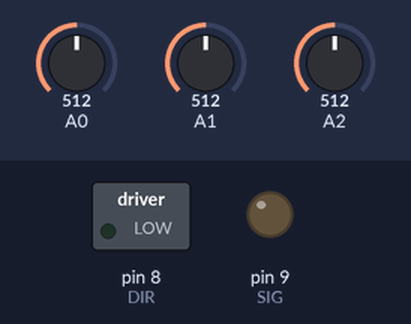
Bench run of a sketch on a simulated Arduino Uno, built with avr-gcc and run on an emulated ATmega328P. On the bench: switched loads named in the sketch (green lamp = pin HIGH), output pins drawn as LEDs (lit = HIGH). Inputs (shaded band) come from the test bench; at power-on: A2 = 512, A0 = 512, A1 = 512.

Above: at 1.2 s.
1.3 s: A2 set to 614
2.8 s: A2 set to 636
At 3.7 s:
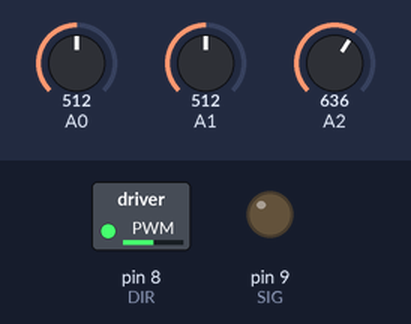
4.3 s: A0 set to 584
5.8 s: A0 set to 611
At 6.9 s:
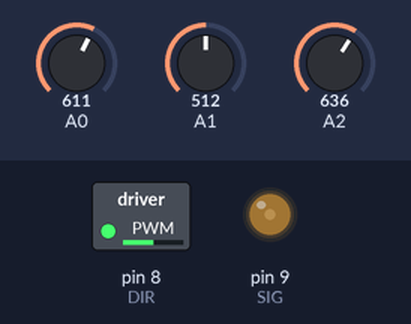
7.3 s: A2 set to 615
At 7.9 s:
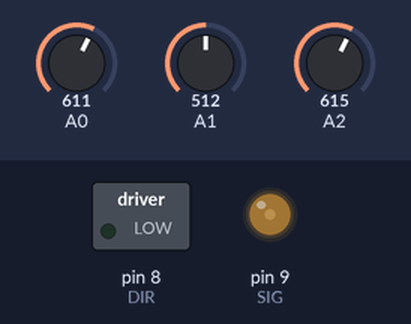
8.8 s: A0 set to 635
At 9.2 s:
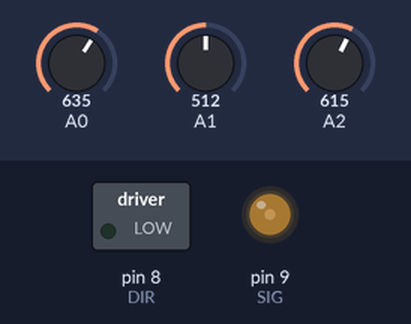
Timing chart, 0 to 11.3 s (numbered marks = the images above; inputs shaded):
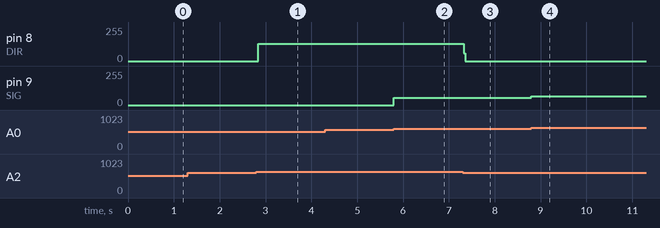

Measured:
- the behaviour switches between 625 and 626 on A2 (found by bisection; images 0 and 1)
- the behaviour switches between 600 and 601 on A0 (found by bisection; images 1 and 2)
- after the input at 1.3 s, every drawn part: stays the same
- after the input at 2.8 s, pin 8 (DIR): 0/255 → 128/255 at once
- after the input at 4.3 s, every drawn part: stays the same
- after the input at 5.8 s, pin 9 (SIG): 0/255 → 55/255 at once
- after the input at 7.3 s, pin 8 (DIR): 128/255 → 0/255 at once
- after the input at 8.8 s, pin 9 (SIG): 55/255 → 66/255 at once

The sketch:

ngt_dc3v_fan_Control.ino
```cpp
// Faya-Nugget Sample Code
// Date: 2015/1/28
// Module Name: 3V DC Motor
// Module Number: #ngt-mt-dc3v-1A
// Description: Using Arduino code to control DC motor.

// Wiring: Module Pin ==> Arduino Pin
//                SIG ==> D9
//                DIR ==> D8

// Wiring: Module Pin ==> Arduino Pin
//                VRX ==> A0
//                VRY ==> A1
//                 SW ==> A2

//define pins
int SIG = 9;
int DIR = 8;
int flag = 1 ;

void setup()
{
  // initialize the digital pin as an output.
  pinMode(SIG,OUTPUT);
  pinMode(DIR,OUTPUT);

  //reset pin function.
  PinRester();
}

void loop()
{

   int VR_X;
  int VR_Y;
  int SW;
  VR_X=analogRead(A0);      //Read analog pin-0 value
  VR_Y=analogRead(A1);      //Read analog pin-1 value
  SW=analogRead(A2);        //Read analog pin-2 value

    if(SW>625)
    {
        flag = flag *(-1) ;
    }


            if(VR_X>600)
            {
                       analogWrite(SIG,map(VR_X,600,1023,50,255));
            }

            if(VR_X<400)
            {
                       analogWrite(SIG,map(VR_X,400,0,50,255));
            }

           if((VR_X>=400) && (VR_X<=600) )
                     analogWrite(SIG,0) ;

               if (flag == 1)
                  digitalWrite(DIR,LOW);   //LOW = Clockwise, HIGH = CounterClockwise
                  else
                  digitalWrite(DIR,HIGH);   //LOW = Clockwise, HIGH = CounterClockwise
}

void PinRester()
{
  digitalWrite(SIG,LOW);
  digitalWrite(DIR,LOW);

}
```
